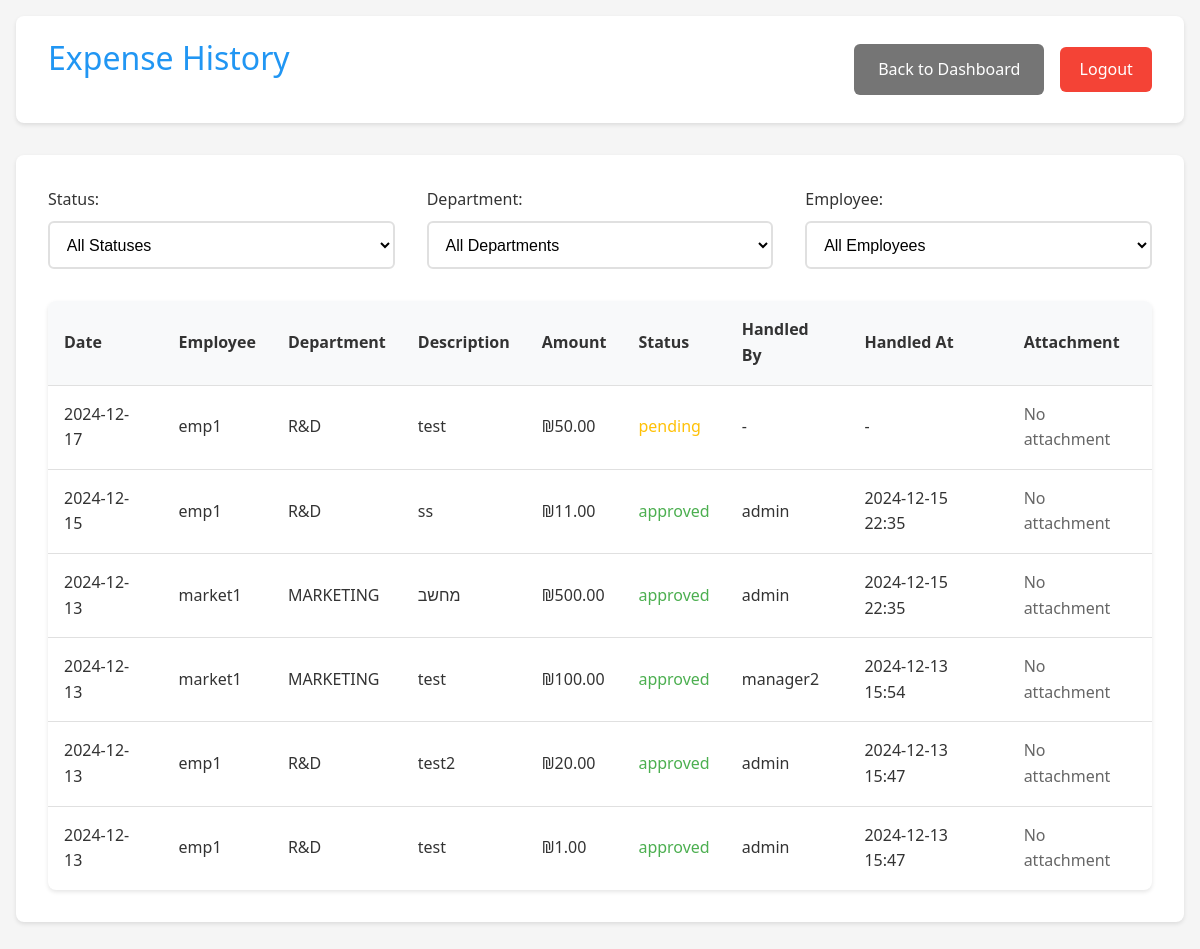
The app's page /manager/history (signed in) with its own data.
### app.py (models this page shows, shortened)
class Expense(db.Model):
    __tablename__ = 'expense'
    id = db.Column(db.Integer, primary_key=True)
    amount = db.Column(db.Float, nullable=False)
    description = db.Column(db.String(200))
    date = db.Column(db.DateTime, nullable=False, default=datetime.utcnow)
    status = db.Column(db.String(20), default='pending')
    user_id = db.Column(db.Integer, db.ForeignKey('user.id'), nullable=False)
    subcategory_id = db.Column(db.Integer, db.ForeignKey('subcategory.id'), nullable=False)
    quote_filename = db.Column(db.String(255))
    invoice_filename = db.Column(db.String(255))
    receipt_filename = db.Column(db.String(255))
    manager_id = db.Column(db.Integer, db.ForeignKey('user.id'), nullable=True)
    handled_at = db.Column(db.DateTime, nullable=True)

class User(UserMixin, db.Model):
    __tablename__ = 'user'
    id = db.Column(db.Integer, primary_key=True)
    username = db.Column(db.String(80), unique=True, nullable=False)
    password = db.Column(db.String(120), nullable=False)
    is_manager = db.Column(db.Boolean, default=False)
    is_admin = db.Column(db.Boolean, default=False)
    department_id = db.Column(db.Integer, db.ForeignKey('department.id'))
    status = db.Column(db.String(20), default='active')  # active, inactive, pending
    submitted_expenses = db.relationship('Expense',
                                       primaryjoin='User.id==Expense.user_id',
                                       backref='submitter',
                                       lazy=True)
    handled_expenses = db.relationship('Expense',
                                     primaryjoin='User.id==Expense.manager_id',
                                     backref='handler',
                                     lazy=True)

class Department(db.Model):
    __tablename__ = 'department'
    id = db.Column(db.Integer, primary_key=True)
    name = db.Column(db.String(100), nullable=False)
    budget = db.Column(db.Float, default=0.0)
    users = db.relationship('User', backref='department', lazy=True)
    categories = db.relationship('Category', backref='department', lazy=True)

### app.py (the view)
@app.route('/manager/history')
@login_required
def expense_history():
    if not current_user.is_manager:
        return redirect(url_for('employee_dashboard'))
    status = request.args.get('status', 'all')
    employee = request.args.get('employee', 'all')
    department = request.args.get('department', 'all')
    query = Expense.query.join(User, Expense.user_id == User.id)
    if current_user.username != 'admin':
        query = query.filter(User.department_id == current_user.department_id)
    if status != 'all':
        query = query.filter(Expense.status == status)
    if employee != 'all':
        query = query.filter(Expense.user_id == employee)
    if department != 'all' and current_user.username == 'admin':
        query = query.filter(User.department_id == department)
    if current_user.username == 'admin':
        employees = User.query.filter_by(is_manager=False).all()
        departments = Department.query.all()
    else:
        employees = User.query.filter_by(
            is_manager=False,
            department_id=current_user.department_id
        ).all()
        departments = [current_user.department] if current_user.department else []
    expenses = query.order_by(Expense.date.desc()).all()
    return render_template('expense_history.html',
                         expenses=expenses,
                         employees=employees,
                         departments=departments,
                         selected_status=status,
                         selected_employee=employee,
                         selected_department=department)

### app.py (called while the page is built)
@login_manager.user_loader
def load_user(user_id):
    return User.query.get(int(user_id))

### templates/expense_history.html (shortened to what this page needs)
<!DOCTYPE html>
<html>
<head>
    <link rel="stylesheet" href="{{ url_for('static', filename='style.css') }}">
</head>
<body>
    <div class="container">
        <header>
            <h1>Expense History</h1>
            <div class="header-actions">
                <a href="{{ url_for('manager_dashboard') }}" class="button secondary">Back to Dashboard</a>
                <a href="{{ url_for('logout') }}" class="logout-btn">Logout</a>
            </div>
        </header>
        <div class="card">
            <div class="filters">
                <form method="GET" class="filter-form">
                    <div class="filter-group">
                        <label for="status">Status:</label>
                        <select name="status" id="status" onchange="this.form.submit()">
                            <option value="all" {% if selected_status == 'all' %}selected{% endif %}>All Statuses</option>
                        </select>
                    </div>
                    <div class="filter-group">
                        <label for="department">Department:</label>
                        <select name="department" id="department" onchange="this.form.submit()">
                            <option value="all" {% if selected_department == 'all' %}selected{% endif %}>All Departments</option>
                        </select>
                    </div>
                    <div class="filter-group">
                        <label for="employee">Employee:</label>
                        <select name="employee" id="employee" onchange="this.form.submit()">
                            <option value="all" {% if selected_employee == 'all' %}selected{% endif %}>All Employees</option>
                        </select>
                    </div>
                </form>
            </div>
            <div class="table-responsive">
                <table>
                    <thead>
                        <tr>
                            <th>Date</th>
                            <th>Employee</th>
                            <th>Department</th>
                            <th>Description</th>
                            <th>Amount</th>
                            <th>Status</th>
                            <th>Handled By</th>
                            <th>Handled At</th>
                            <th>Attachment</th>
                        </tr>
                    </thead>
                    <tbody>
                        {% for expense in expenses %}
                        <tr>
                            <td>{{ expense.date.strftime('%Y-%m-%d') }}</td>
                            <td>{{ expense.submitter.username }}</td>
                            <td>{{ expense.submitter.department.name if expense.submitter.department else 'N/A' }}</td>
                            <td>{{ expense.description }}</td>
                            <td>₪{{ "%.2f"|format(expense.amount) }}</td>
                            <td class="status-{{ expense.status }}">{{ expense.status }}</td>
                            <td>
                                {% if expense.status != 'pending' %}
                                    {{ expense.handler.username if expense.handler else 'N/A' }}
                                {% else %}
                                    -
                                {% endif %}
                            </td>
                            <td>
                                {% if expense.handled_at %}
                                    {{ expense.handled_at.strftime('%Y-%m-%d %H:%M') }}
                                {% else %}
                                    -
                                {% endif %}
                            </td>
                            <td>
                                {% if expense.attachment_filename %}
                                    <a href="{{ url_for('download_file', filename=expense.attachment_filename) }}"
                                       class="button secondary small">Download</a>
                                {% else %}
                                    <span class="text-muted">No attachment</span>
                                {% endif %}
                            </td>
                        </tr>
                        {% endfor %}
                    </tbody>
                </table>
            </div>
        </div>
    </div>
</body>
</html>

### static/style.css (style rules this page uses)
:root { --primary-color: #2196F3; --secondary-color: #FFC107; --success-color: #4CAF50; --danger-color: #f44336; --text-color: #333; --bg-color: #f5f5f5; --card-bg: #ffffff; --background-light: #f8f9fa; }
* { margin: 0; padding: 0; box-sizing: border-box; transition: all 0.3s ease; }
body { font-family: 'Segoe UI', Roboto, Arial, sans-serif; background-color: var(--bg-color); color: var(--text-color); line-height: 1.6; }
.container { max-width: 1200px; margin: 0 auto; padding: 1rem; }
header { background-color: var(--card-bg); padding: 1rem 2rem; box-shadow: 0 2px 4px rgba(0,0,0,0.1); margin-bottom: 2rem; border-radius: 8px; display: flex; justify-content: space-between; align-items: center; }
h1 { color: var(--primary-color); font-weight: 500; margin-bottom: 1.5rem; }
.card { background-color: var(--card-bg); border-radius: 8px; box-shadow: 0 2px 4px rgba(0,0,0,0.1); padding: 2rem; margin-bottom: 2rem; }
label { display: block; margin-bottom: 0.5rem; color: var(--text-color); font-weight: 500; }
.button, button { display: inline-flex; align-items: center; justify-content: center; padding: 0.8rem 1.5rem; border: none; border-radius: 6px; font-size: 1rem; font-weight: 500; cursor: pointer; text-decoration: none; transition: transform 0.2s ease, box-shadow 0.2s ease; }
.button.secondary { background-color: #757575; color: white; }
.logout-btn { background-color: var(--danger-color); color: white; padding: 0.6rem 1.2rem; border-radius: 6px; text-decoration: none; font-weight: 500; }
table { width: 100%; border-collapse: separate; border-spacing: 0; margin-top: 1.5rem; background-color: var(--card-bg); border-radius: 8px; overflow: hidden; box-shadow: 0 2px 4px rgba(0,0,0,0.1); }
th, td { padding: 1rem; text-align: left; border-bottom: 1px solid #e0e0e0; }
th { background-color: #f8f9fa; font-weight: 600; color: var(--text-color); }
tr:last-child td { border-bottom: none; }
.status-pending { color: var(--secondary-color); font-weight: 500; }
.status-approved { color: var(--success-color); font-weight: 500; }
.text-muted { color: #666; }
.header-actions { display: flex; gap: 1rem; align-items: center; }
.filters { margin-bottom: 2rem; }
.filter-form { display: flex; gap: 2rem; align-items: flex-end; }
.filter-group { flex: 1; }
.filter-group label { margin-bottom: 0.5rem; }
.filter-group select { width: 100%; padding: 0.8rem; border: 2px solid #e0e0e0; border-radius: 6px; font-size: 1rem; background-color: white; cursor: pointer; transition: border-color 0.3s ease; }

### records on screen
Expense: date "2024-12-17", submitter.username "emp1", submitter.department "R&D", description "test", amount "50.00", status "pending"
Expense: date "2024-12-15", submitter.username "emp1", submitter.department "R&D", description "ss", amount "11.00", status "approved", handler "admin", handled_at "2024-12-15 22:35"
Expense: date "2024-12-13", submitter.username "market1", submitter.department "MARKETING", description "מחשב", amount "500.00", status "approved", handler "admin", handled_at "2024-12-15 22:35"
Expense: date "2024-12-13", submitter.username "market1", submitter.department "MARKETING", description "test", amount "100.00", status "approved", handler "manager2", handled_at "2024-12-13 15:54"
Expense: date "2024-12-13", submitter.username "emp1", submitter.department "R&D", description "test2", amount "20.00", status "approved", handler "admin", handled_at "2024-12-13 15:47"
Expense: date "2024-12-13", submitter.username "emp1", submitter.department "R&D", description "test", amount "1.00", status "approved", handler "admin", handled_at "2024-12-13 15:47"
